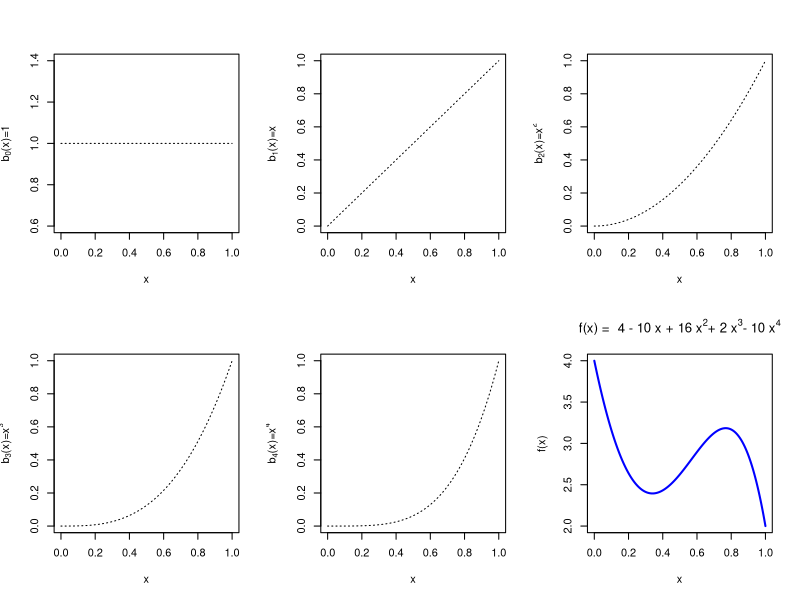
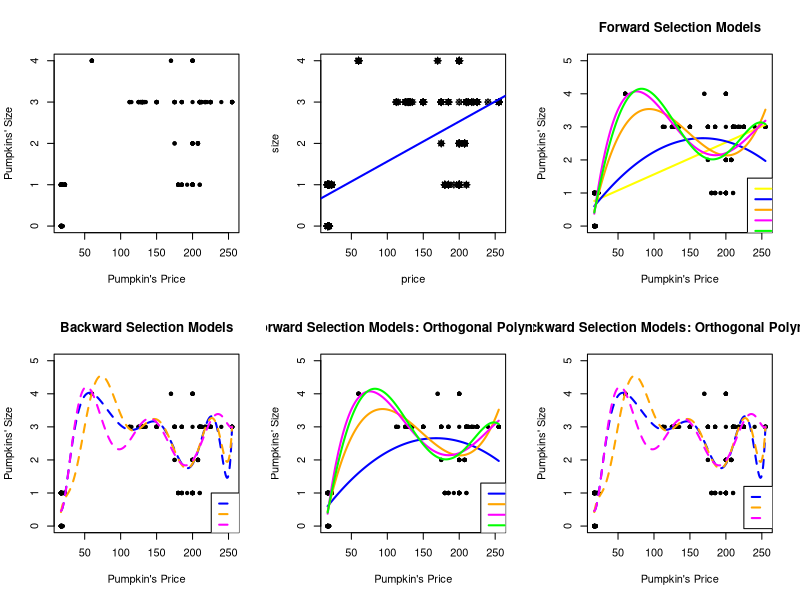
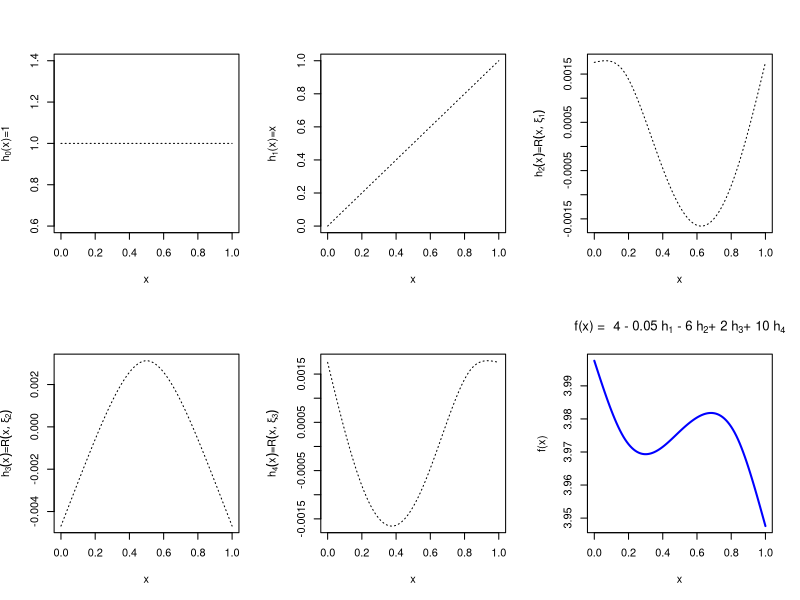
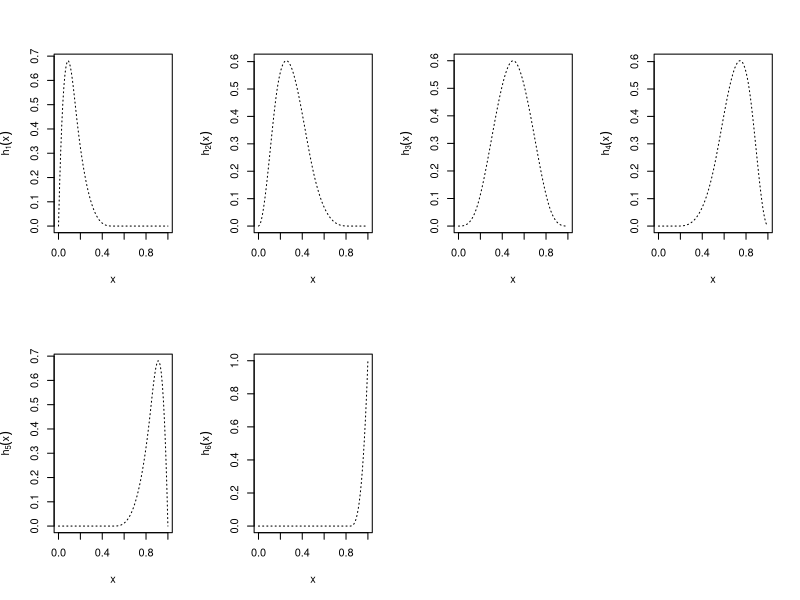
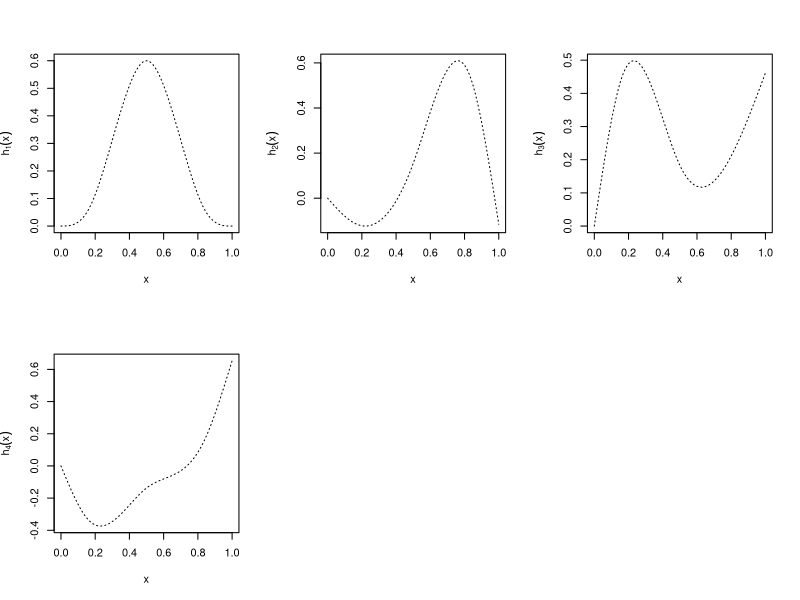

These figures' R source, in order: (Note: this script raises an error after producing the figures.)
## ---- chunk 1
x=seq(0, 1, by=0.001)
b0 = rep(1, length(x))
b1 = x
b2 = x^2
b3 = x^3
b4 = x^4

fun1 = 4*b0 -10* b1 + 16*b2 + 2*b3 -10*b4

par(mfrow = c(2,3))
plot(x, b0, type='l', lty=3, ylab=expression("b"[0]*"(x)=1"))
plot(x, b1, type='l',lty=3, ylab=expression("b"[1]*"(x)=x"))
plot(x, b2, type='l',lty=3, ylab=expression("b"[2]*"(x)=x"^2))
plot(x, b3, type='l',lty=3, ylab=expression("b"[3]*"(x)=x"^3))
plot(x, b4, type='l',lty=3, ylab=expression("b"[4]*"(x)=x"^4))
plot(x, fun1, type='l', ylab="f(x)", main=expression("f(x) =  4 - 10 x + 16 x"^2*"+ 2 x"^3*"- 10 x"^4), col="blue", lwd=2)
## ---- chunk 2
pumpkins = read.csv("data/week4/chicagopumpkins.csv",header=TRUE)
plot(pumpkins$price, pumpkins$size, pch=20, xlab="Pumpkin's Price", ylab="Pumpkins' Size")
## ---- chunk 3
lm.pumpkins = lm(size ~ price, data=pumpkins)
summary(lm.pumpkins)
## ---- chunk 4
plot(size ~ price, data=pumpkins)
points(size ~ price, data=pumpkins, pch=8)
abline(lm.pumpkins, col="blue", lwd=2)
## ---- chunk 5
# Forward Selection
lm.pumpkins =  lm(size ~ price , data=pumpkins)
summary(lm.pumpkins)

lm.pumpkins2 =  lm(size ~ price + I(price^2), data=pumpkins)
summary(lm.pumpkins2)

lm.pumpkins3 =  lm(size ~ price + I(price^2) + I(price^3), data=pumpkins)
summary(lm.pumpkins3)

lm.pumpkins4 =  lm(size ~ price + I(price^2) + I(price^3) + I(price^4), data=pumpkins)
summary(lm.pumpkins4)

lm.pumpkins5 =  lm(size ~ price + I(price^2) + I(price^3) + I(price^4)+ I(price^5), data=pumpkins)
summary(lm.pumpkins5)
## ---- chunk 6
newprice = data.frame(price=seq(17, 255, 1))
plot(pumpkins$price, pumpkins$size, pch=20, ylim=c(0,5), xlab="Pumpkin's Price", ylab="Pumpkins' Size", main="Forward Selection Models")
lines(newprice$price, predict(lm.pumpkins, newprice), col="yellow", lty=1, lwd=2);
lines(newprice$price, predict(lm.pumpkins2, newprice), col="blue", lty=1, lwd=2);
lines(newprice$price, predict(lm.pumpkins3, newprice), col="orange", lty=1, lwd=2);
lines(newprice$price, predict(lm.pumpkins4, newprice), col="magenta", lty=1, lwd=2);
lines(newprice$price, predict(lm.pumpkins5, newprice), col="green", lty=1, lwd=2);
legend(230, 1.45, legend=c("d=1", "d=2", "d=3", "d=4", "d=5"),
       col=c("yellow", "blue", "orange", "magenta", "green"), lty=c(1,1,1,1,1), cex=0.8, lwd=c(2,2,2,2,2))
## ---- chunk 7
lm.pumpkins10 =  lm(size ~ price + I(price^2) + I(price^3) + I(price^4)+ I(price^5)+ I(price^6) + I(price^7)+ I(price^8)+ I(price^9)+ I(price^10), data=pumpkins)
summary(lm.pumpkins10)

lm.pumpkins9 =  lm(size ~ price + I(price^2) + I(price^3) + I(price^4)+ I(price^5)+ I(price^6) + I(price^7)+ I(price^8)+ I(price^9), data=pumpkins)
summary(lm.pumpkins9)

lm.pumpkins8 =  lm(size ~ price + I(price^2) + I(price^3)+ I(price^4)+ I(price^5)+ I(price^6) + I(price^7)+ I(price^8), data=pumpkins)
summary(lm.pumpkins8)
## ---- chunk 8
newprice = data.frame(price=seq(17, 255, 1))
plot(pumpkins$price, pumpkins$size, ylim=c(0,5), pch=20, xlab="Pumpkin's Price", ylab="Pumpkins' Size", main="Backward Selection Models")
lines(newprice$price, predict(lm.pumpkins10, newprice), col="blue", lty=2, lwd=2);
lines(newprice$price, predict(lm.pumpkins9, newprice), col="orange", lty=2, lwd=2);
lines(newprice$price, predict(lm.pumpkins8, newprice), col="magenta", lty=2, lwd=2);
legend(226, 1, legend=c("d=10", "d=9", "d=8"),
       col=c("blue", "orange", "magenta"), lty=c(2,2,2), cex=0.8, lwd=2)
## ---- chunk 9
# Forward Selection
lm.pumpkinsO2 =  lm(size ~ poly(price,2), data=pumpkins)
summary(lm.pumpkinsO2)
lm.pumpkinsO3 =  lm(size ~ poly(price,3), data=pumpkins)
summary(lm.pumpkinsO3)
lm.pumpkinsO4 =  lm(size ~ poly(price,4), data=pumpkins)
summary(lm.pumpkinsO4)
lm.pumpkinsO5 =  lm(size ~ poly(price,5), data=pumpkins)
summary(lm.pumpkinsO5)

newprice = data.frame(price=seq(17, 255, 1))
plot(pumpkins$price, pumpkins$size, pch=20,  ylim=c(0,5),xlab="Pumpkin's Price", ylab="Pumpkins' Size", main="Forward Selection Models: Orthogonal Polynomials")
lines(newprice$price, predict(lm.pumpkinsO2, newprice), col="blue", lty=1, lwd=2);
lines(newprice$price, predict(lm.pumpkinsO3, newprice), col="orange", lty=1, lwd=2);
lines(newprice$price, predict(lm.pumpkinsO4, newprice), col="magenta", lty=1, lwd=2);
lines(newprice$price, predict(lm.pumpkinsO5, newprice), col="green", lty=1, lwd=2);
legend(230, 1.3, legend=c("d=2", "d=3", "d=4", "d=5"),
       col=c("blue", "orange", "magenta", "green"), lty=c(1,1,1,1), cex=0.8, lwd=c(2,2,2,2))


# Backward Selection
lm.pumpkinsO10 =  lm(size ~ poly(price,10), data=pumpkins)
summary(lm.pumpkinsO10)
lm.pumpkinsO9 =  lm(size ~ poly(price,9), data=pumpkins)
summary(lm.pumpkinsO9)
lm.pumpkinsO8 =  lm(size ~ poly(price,8), data=pumpkins)
summary(lm.pumpkinsO8)

plot(pumpkins$price, pumpkins$size, pch=20, ylim=c(0,5), xlab="Pumpkin's Price", ylab="Pumpkins' Size", main="Backward Selection Models: Orthogonal Polynomials")
lines(newprice$price, predict(lm.pumpkinsO10, newprice), col="blue", lty=2, lwd=2);
lines(newprice$price, predict(lm.pumpkinsO9, newprice), col="orange", lty=2, lwd=2);
lines(newprice$price, predict(lm.pumpkinsO8, newprice), col="magenta", lty=2, lwd=2);
legend(225, 1.2, legend=c("d=10", "d=9", "d=8"),  col=c("blue", "orange", "magenta"), lty=c(2,2,2), cex=0.8, lwd=2)
## ---- chunk 10
R_xz <- function(x,z){
  ((z-0.5)^2-1/12)*((x-0.5)^2-1/12)/4-((abs(x-z)-0.5)^4-(abs(x-z)-0.5)^2/2+7/240)/24
}
## ---- chunk 11
new.knots= c(1/6, 3/6, 5/6)
## ---- chunk 12
x=seq(0, 1, by=0.01)
## ---- chunk 13
spline1 = rep(1, length(x)) # First basis function
spline2 = x # Second basis function
spline3 = R_xz(x,new.knots[1]) # Third basis function 
spline4 = R_xz(x,new.knots[2]) # Fourth basis function 
spline5 = R_xz(x,new.knots[3]) # Fifth basis function 
## ---- chunk 14
fun1s = 4*spline1 - 0.05*spline2 - 6*spline3 +2*spline4 +10*spline5
## ---- chunk 15
par(mfrow = c(2,3))
plot(x, spline1, type='l', lty=3, ylab=expression("h"[0]*"(x)=1"))
plot(x, spline2, type='l',lty=3, ylab=expression("h"[1]*"(x)=x"))
plot(x, spline3, type='l',lty=3, ylab=expression(paste(h[2](x))*"="*paste(R(x,xi[1])))  )
plot(x, spline4, type='l',lty=3, ylab=expression(paste(h[3](x))*"="*paste(R(x,xi[2])))  )
plot(x, spline5, type='l',lty=3, ylab=expression(paste(h[4](x))*"="*paste(R(x,xi[3])))  )
plot(x, fun1s, type='l', ylab="f(x)", main=expression("f(x) =  4 - 0.05 h"[1]*" - 6 h"[2]*"+ 2 h"[3]*"+ 10 h"[4]), col="blue", lwd=2)
## ---- chunk 16
library(splines)
x=seq(0, 1, by=0.01) # generic `x` for illustration purposes
new.knots= c(1/6, 3/6, 5/6)  # define three knots at locations 1/6, 3/6, 5/6.
Bsplines.basis1 = bs(x, knots=new.knots)
head(Bsplines.basis1)
## ---- chunk 17
x=seq(0, 1, by=0.01) # generic `x` for illustration purposes
Bsplines.basis2 = bs(x, df=4)
head(Bsplines.basis2)
## ---- chunk 18
Bsplines.basis = bs(x, knots=new.knots)
dim(Bsplines.basis)
head(Bsplines.basis)
## ---- chunk 19
par(mfrow = c(2,4))
plot(x, Bsplines.basis[,1], type='l', lty=3, ylab=expression(paste(h[1](x))))
plot(x, Bsplines.basis[,2], type='l',lty=3, ylab=expression(paste(h[2](x))))
plot(x, Bsplines.basis[,3], type='l',lty=3, ylab=expression(paste(h[3](x)) ))
plot(x, Bsplines.basis[,4], type='l',lty=3, ylab=expression(paste(h[4](x))))
plot(x, Bsplines.basis[,5], type='l',lty=3, ylab=expression(paste(h[5](x))))
plot(x, Bsplines.basis[,6], type='l',lty=3, ylab=expression(paste(h[6](x))))
## ---- chunk 20
NCS.basis =ns(x, knots=new.knots, Boundary.knots=c(0,1))
dim(NCS.basis)

par(mfrow = c(2,3))
plot(x, NCS.basis[,1], type='l', lty=3, ylab=expression(paste(h[1](x))))
plot(x, NCS.basis[,2], type='l',lty=3, ylab=expression(paste(h[2](x))))
plot(x, NCS.basis[,3], type='l',lty=3, ylab=expression(paste(h[3](x)) ))
plot(x, NCS.basis[,4], type='l',lty=3, ylab=expression(paste(h[4](x))))
## ---- chunk 21
knitr::include_graphics("images/week4/kfold.png")
## ---- chunk 22
birthrates= read.csv("data/week4/birthrates.csv")
head(birthrates)
## ---- chunk 23
plot(birthrates, pch = 19, col = "blue")
## ---- chunk 24
par(mfrow=c(1,2))

    poly3.fit <- lm(Birthrate ~ poly(Year, 3), data = birthrates)
    plot(birthrates, pch = 19, col = "blue")
    lines(birthrates$Year, poly3.fit$fitted.values, lty = 1, col = "magenta", lwd = 2)
    title("degree = 3")
    
    par(mar = c(2,3,2,0))
    poly6.fit <- lm(Birthrate ~ poly(Year, 6), data = birthrates)
    plot(birthrates, pch = 19, col = "blue")
    lines(birthrates$Year, poly6.fit$fitted.values, lty = 1, col = "magenta", lwd = 2)
    title("degree = 6")

## ---- chunk 25
 myknots = c(1936, 1960, 1978)

 bounds = c(1917, myknots, 2003)  
    
 # Piecewise Constant Polynomials
    mybasis = cbind("x_1" = (birthrates$Year < myknots[1]), 
                    "x_2" = (birthrates$Year >= myknots[1])*(birthrates$Year < myknots[2]), 
                    "x_3" = (birthrates$Year >= myknots[2])*(birthrates$Year < myknots[3]),
                    "x_4" = (birthrates$Year >= myknots[3]))
        
    const.fit <- lm(birthrates$Birthrate ~ . -1, data = data.frame(mybasis))
    par(mar = c(2,3,2,0))    
    plot(birthrates, pch = 19, col = "blue")
    abline(v = myknots, lty = 2)
    title("Piecewise constant")
    
    for (k in 1:4)
        points(c(bounds[k], bounds[k+1]), rep(const.fit$coefficients[k], 2), type = "l", lty = 1, col = "magenta", lwd = 4)
    
    # Piecewise Linear Polynomials
    mybasis = cbind("x_1" = (birthrates$Year < myknots[1]), 
                    "x_2" = (birthrates$Year >= myknots[1])*(birthrates$Year < myknots[2]), 
                    "x_3" = (birthrates$Year >= myknots[2])*(birthrates$Year < myknots[3]),
                    "x_4" = (birthrates$Year >= myknots[3]),
                    "x_11" = birthrates$Year*(birthrates$Year < myknots[1]), 
                    "x_21" = birthrates$Year*(birthrates$Year >= myknots[1])*(birthrates$Year < myknots[2]), 
                    "x_31" = birthrates$Year*(birthrates$Year >= myknots[2])*(birthrates$Year < myknots[3]),
                    "x_41" = birthrates$Year*(birthrates$Year >= myknots[3]))
        
    line.fit <- lm(birthrates$Birthrate ~ .-1, data = data.frame(mybasis))
    par(mar = c(2,3,2,0))  
    plot(birthrates, pch = 19, col = "blue")
    abline(v = myknots, lty = 2)
    title("Piecewise linear")
    
    for (k in 1:4)
        points(c(bounds[k], bounds[k+1]), line.fit$coefficients[k] + c(bounds[k], bounds[k+1])*line.fit$coefficients[k+4], 
               type = "l", lty = 1, col = "magenta", lwd = 4)
## ---- chunk 26
bsplines.lin.fit <- lm(Birthrate ~ splines::bs(Year, degree = 1, knots = myknots), data = birthrates)
    plot(birthrates, pch = 19, col = "blue")
    lines(birthrates$Year, bsplines.lin.fit$fitted.values, lty = 1, col = "magenta", lwd = 4)
    title("Linear pline with the bs() function")
## ---- chunk 27
bsplines.3.fit <- lm(Birthrate ~ splines::bs(Year, degree = 3, knots = myknots), data = birthrates)
    plot(birthrates, pch = 19, col = "blue")
    lines(birthrates$Year, bsplines.3.fit$fitted.values, lty = 1, col = "magenta", lwd = 4)
    title("Cubic spline with 3 knots")

## ---- chunk 28
bsplines.3.fit.new <- lm(Birthrate ~ splines::bs(Year, df = 5), data = birthrates)
    plot(birthrates, pch = 19, col = "blue")
    lines(birthrates$Year, bsplines.3.fit.new$fitted.values, lty = 1, col = "magenta", lwd = 4)
    title("Cubic spline with 6 degrees of parameters")
## ---- chunk 29
library(splines)
    ns.splines.fit = lm(Birthrate ~ ns(Year, df=6), data=birthrates)    
    plot(birthrates, pch = 19, col = "blue")
    lines(birthrates$Year, ns.splines.fit$fitted.values, lty = 1, col = "magenta", lwd = 4)
    title("Natural Cubic Splines with df=6")
## ---- chunk 30
set.seed(598)
n=100

x = sort(runif(n))
y = sin(12*(x+0.2))/(x+0.2) + rnorm(n, 0, 1)

plot(x, y, col="blue", pch=16 )

funf_x = 1:50/50
funf_y = sin(12*(funf_x+0.2))/(funf_x+0.2)
lines(funf_x, funf_y, col=8, lwd=2)

## ---- chunk 31
library(splines)
?smooth.spline
## ---- chunk 32
spline.model = smooth.spline(x, y, df=5)
spline.model
## ---- chunk 33
fitted.y = predict(spline.model, funf_x)
## ---- chunk 34
plot(x,y, xlab='x', ylab='y');
lines(funf_x, funf_y, col=8, lwd=1.5);
lines(fitted.y,  lty=2, col='blue', lwd=1.5);
title('df=8');
## ---- chunk 35
plot(x,y, xlab='x', ylab='y');
lines(funf_x, funf_y, col=8, lwd=1.5);
lines(predict(smooth.spline(x, y, df=8), funf_x),  lty=2, col='blue', lwd=1.5);
title('df=8');
## ---- chunk 36
model.fit = smooth.spline(x, y, df=9);
## ---- chunk 37
model.fit$df
model.fit$lev  # leveage = diagonal entries of the smoother matrix
sum(model.fit$lev)
## ---- chunk 38
model.fit$cv  # default: GCV
sum((y-model.fit$y)^2)/(1-model.fit$df/n)^2/n

fit=smooth.spline(x, y, df=9, cv=T) # set 'cv=T' to return CV 
fit$cv
sum(((y-fit$y)/(1-fit$lev))^2)/n
